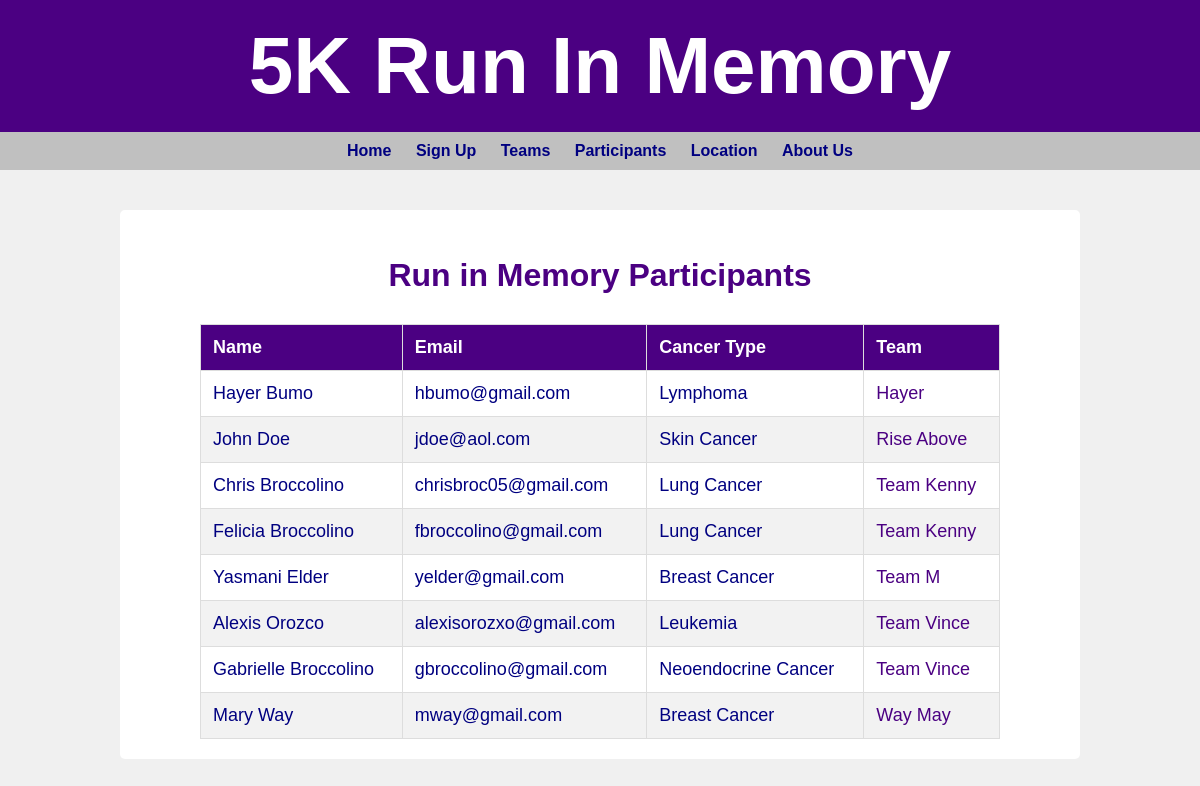
/participants, run on the app's committed database.
### tables this page shows
CREATE TABLE participants (
    id INTEGER PRIMARY KEY AUTOINCREMENT,
    name TEXT NOT NULL,
    email TEXT UNIQUE NOT NULL,
    cancer_type TEXT NOT NULL,
    team TEXT NOT NULL,
    password_hash TEXT NOT NULL,
    date TEXT NOT NULL  -- Add this line for the date
);

### Website_5K.py (the view)
@app.route('/participants')
def participants():
    db = get_db()
    participants = db.execute('SELECT name, email, cancer_type, team FROM participants ORDER BY team, name').fetchall()
    return render_template('participants.html', participants=participants)

### Website_5K.py (called while the page is built)
def get_db():
    if 'db' not in g:
        g.db = sqlite3.connect(DATABASE)
        g.db.row_factory = sqlite3.Row
    return g.db

### templates/participants.html (shortened to what this page needs)
{% extends "base.html" %}
{% block content %}
<div class="participants-list">
    <h2>Run in Memory Participants</h2>
    <table>
        <thead>
            <tr>
                <th>Name</th>
                <th>Email</th>
                <th>Cancer Type</th>
                <th>Team</th>
            </tr>
        </thead>
        <tbody>
        {% for participant in participants %}
            <tr>
                <td>{{ participant['name'] }}</td>
                <td>{{ participant['email'] }}</td>
                <td>{{ participant['cancer_type'] }}</td>
                <td><a href="{{ url_for('team', team_name=participant['team']) }}">{{ participant['team'] }}</a></td>
            </tr>
        {% endfor %}
        </tbody>
    </table>
</div>
{% endblock %}

### templates/base.html (style rules this page uses)
body { font-family: Arial, sans-serif; margin: 0; padding: 0; background-color: #f0f0f0; color: #000080; }
h2 { color: #4B0082; }
table { width: 100%; border-collapse: collapse; margin-top: 20px; }
th, td { border: 1px solid #ddd; padding: 8px; text-align: left; }
th { background-color: #4B0082; color: white; }
tr:nth-child(even) { background-color: #f2f2f2; }

### templates/participants.html (style rules this page uses)
.participants-list { max-width: 800px; margin: 0 auto; font-size: 18px; }
.participants-list h2 { text-align: center; color: #4B0082; font-size: 32px; margin-bottom: 30px; }
.participants-list table { width: 100%; border-collapse: collapse; }
.participants-list th, .participants-list td { border: 1px solid #ddd; padding: 12px; text-align: left; }
.participants-list th { background-color: #4B0082; color: white; }
.participants-list tr:nth-child(even) { background-color: #f2f2f2; }
.participants-list a { color: #4B0082; text-decoration: none; }

### data on the page
participants: name "Hayer Bumo", email "hbumo@gmail.com", cancer_type "Lymphoma", team "Hayer"
participants: name "John Doe", email "jdoe@aol.com", cancer_type "Skin Cancer", team "Rise Above"
participants: name "Chris Broccolino", email "chrisbroc05@gmail.com", cancer_type "Lung Cancer", team "Team Kenny"
participants: name "Felicia Broccolino", email "fbroccolino@gmail.com", cancer_type "Lung Cancer", team "Team Kenny"
participants: name "Yasmani Elder", email "yelder@gmail.com", cancer_type "Breast Cancer", team "Team M"
participants: name "Alexis Orozco", email "alexisorozxo@gmail.com", cancer_type "Leukemia", team "Team Vince"
participants: name "Gabrielle Broccolino", email "gbroccolino@gmail.com", cancer_type "Neoendocrine Cancer", team "Team Vince"
participants: name "Mary Way", email "mway@gmail.com", cancer_type "Breast Cancer", team "Way May"
